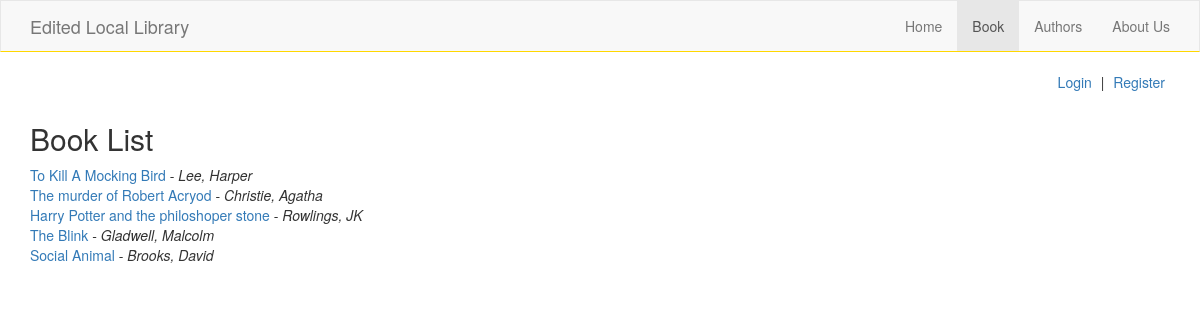
Before: /catalog/books/ with the older database file.
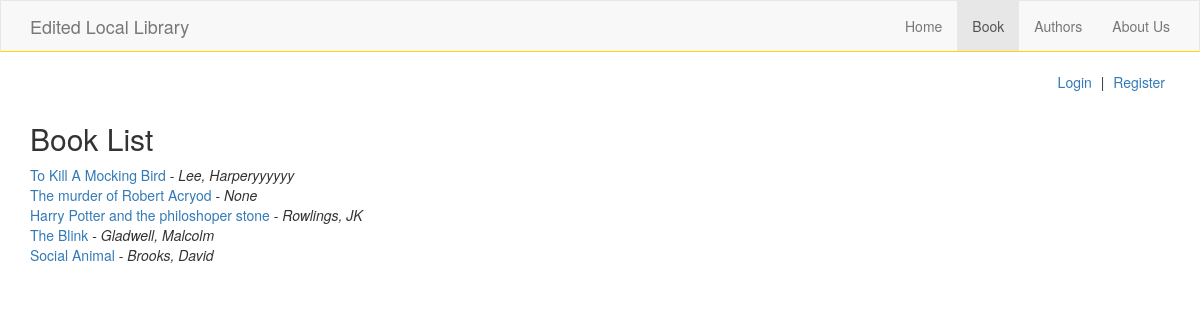
After: the same page with the newer database file.
### catalog/models.py (models this page shows, shortened)
class Book(models.Model):
    title = models.CharField(max_length=200)
    author = models.ForeignKey('Author', on_delete=models.SET_NULL, null=True)
    isbn = models.CharField('ISBN', max_length=13, help_text='13 character ISBN number')
    genre = models.ManyToManyField(Genre, help_text='Select a genre for this book')
    language = models.ForeignKey('Language', on_delete=models.SET_NULL, null=True, help_text='Book Language')
    summary = models.TextField(help_text='Brief description of the book', null=True, blank=True)

class Author(models.Model):
    first_name = models.CharField(max_length=120)
    last_name = models.CharField(max_length=120)
    date_of_birth = models.DateField(null=True, blank=True)
    date_of_death = models.DateField('Died', null=True, blank=True)
    def __str__(self):
        return '{}, {}'.format(self.last_name, self.first_name)

### catalog/views.py (the view)
class BookListView(generic.ListView):
    model = Book
    def get_context_data(self, *args, **kwargs):
        context = super(BookListView, self).get_context_data()
        context['page_title'] = 'Books'
        return context

### catalog/templates/catalog/book_list.html
{% extends 'base.html' %}
{% block main %}
<div class="row">
    <section class="col-sm-8 col col-left">
        <article>
            <h2>Book List</h2>
            <ul class="list-unstyled">
                {% for book in book_list %}
                <li><a href="{% url 'catalog:book_detail' book.id %}">{{ book.title|capfirst }}</a> - <em>{{ book.author|capfirst}}</em></li>
                {% endfor %}
            </ul>
        </article>
    </section>
</div>
{% endblock %}

Changed rows visible on the page:
changed through a linked row, Book "To Kill A Mocking Bird": author "Lee, Harper" → "Lee, Harperyyyyyy"
changed Book "The murder of Robert Acryod": author "Christie, Agatha" → "None"
